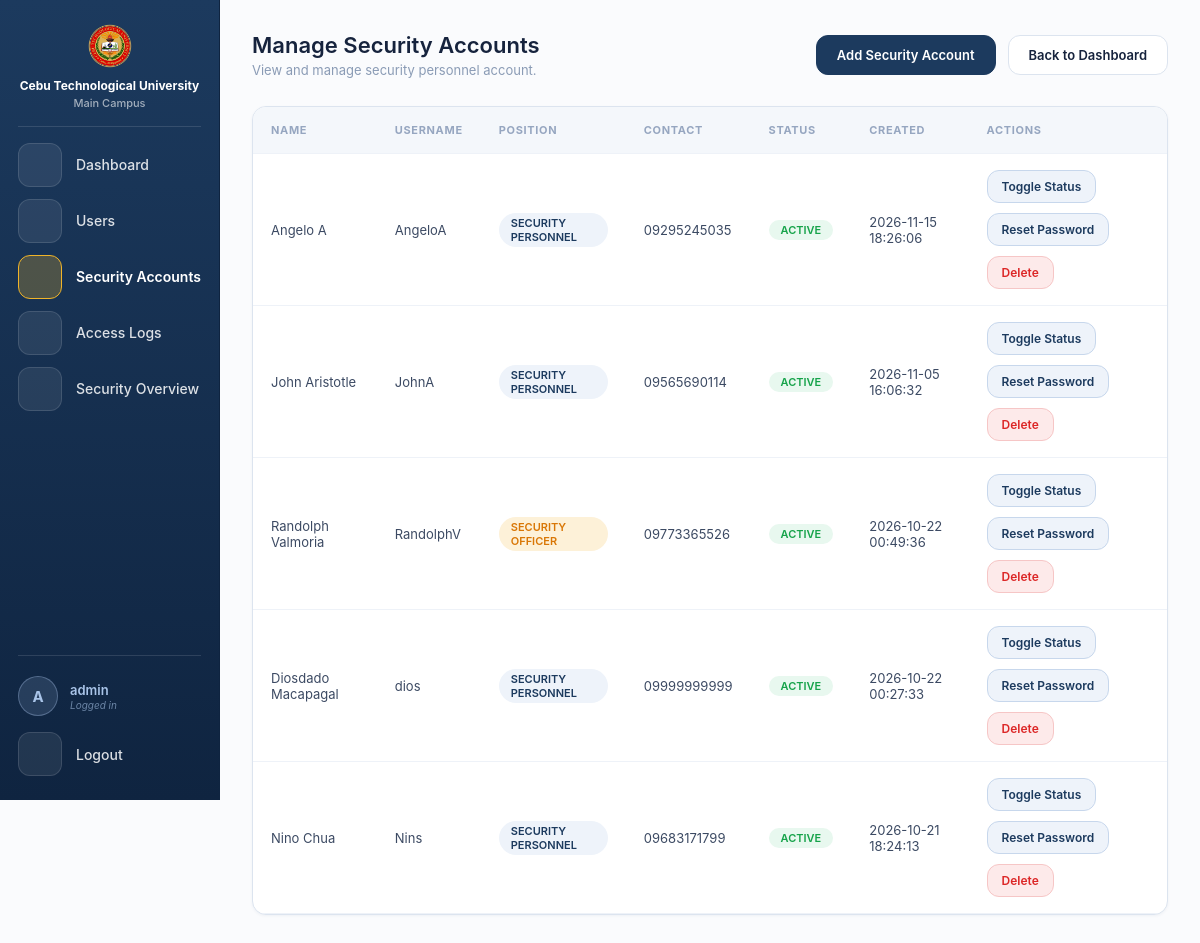
Screenshot of /final/officer_security.php (signed in) with the database file from the repository.
### tables this page shows
CREATE TABLE `staff` (
  `id` int(10) UNSIGNED NOT NULL,
  `username` varchar(50) NOT NULL,
  `password_hash` varchar(255) NOT NULL,
  `first_name` varchar(50) NOT NULL DEFAULT '',
  `last_name` varchar(50) NOT NULL DEFAULT '',
  `role` enum('admin','officer','personnel') NOT NULL,
  `contact_number` varchar(20) DEFAULT NULL,
  `status` enum('ACTIVE','INACTIVE') NOT NULL DEFAULT 'ACTIVE',
  `must_change_password` tinyint(1) NOT NULL DEFAULT 0,
  `created_at` datetime DEFAULT current_timestamp(),
  `gate` varchar(5) NOT NULL DEFAULT 'NONE'
);

### final/officer_security.php (the view, shortened to what this page needs)
<?php
include 'db.php';
$isAdmin = isset($_SESSION['admin_logged_in']);
$myStaffId = $isAdmin ? 0 : (int)($_SESSION['staff_ids']['officer'] ?? 0);
$loggedName = '';
if (!empty($_SESSION['admin_username']))        { $loggedName = $_SESSION['admin_username']; }
elseif (!empty($_SESSION['officer_username']))  { $loggedName = $_SESSION['officer_username']; }
$security = $conn->query("SELECT id, username, first_name, last_name, contact_number, status, created_at, CASE role WHEN 'officer' THEN 'Security Officer' ELSE 'Security Personnel' END AS position FROM staff WHERE role <> 'admin' AND id <> $myStaffId ORDER BY created_at DESC");
function icon($name) {
  $paths = [
    'home'   => '<path d="M3 11l9-8 9 8"/><path d="M5 10v10h14V10"/>',
    'user'   => '<circle cx="12" cy="8" r="4"/><path d="M4 21c0-4.4 3.6-7 8-7s8 2.6 8 7"/>',
    'lock'   => '<rect x="5" y="11" width="14" height="10" rx="2"/><path d="M8 11V8a4 4 0 018 0v3"/>',
    'list'   => '<path d="M8 6h12M8 12h12M8 18h12M4 6h.01M4 12h.01M4 18h.01"/>',
    'chart'  => '<path d="M4 20V10M10 20V4M16 20v-7M22 20H2"/>',
    'logout' => '<path d="M9 21H5V3h4"/><path d="M16 17l5-5-5-5M21 12H9"/>',
  ];
  return '<svg viewBox="0 0 24 24" aria-hidden="true">' . $paths[$name] . '</svg>';
}
?>
<!DOCTYPE html>
<html lang="en">
<head>
</head>
<body>
<nav class="sidebar" aria-label="Main">
  <div class="logo">
    <img src="lego.png" alt="Lego">
    <div class="logo-text">
      <span class="logo-univ">Cebu Technological University</span>
      <span class="logo-campus">Main Campus</span>
    </div>
  </div>
  <div class="sidebar-divider"></div>
  <a class="nav-item" href="officer_dashboard.php" data-tip="Dashboard" aria-label="Dashboard"><span class="nav-icon"><?= icon('home') ?></span><span class="nav-label">Dashboard</span></a>
  <a class="nav-item" href="officer_users.php" data-tip="Users" aria-label="Users"><span class="nav-icon"><?= icon('user') ?></span><span class="nav-label">Users</span></a>
  <a class="nav-item active" aria-current="page" href="officer_security.php" data-tip="Security Accounts" aria-label="Security Accounts"><span class="nav-icon"><?= icon('lock') ?></span><span class="nav-label">Security Accounts</span></a>
  <a class="nav-item" href="officer_logs.php" data-tip="Access Logs" aria-label="Access Logs"><span class="nav-icon"><?= icon('list') ?></span><span class="nav-label">Access Logs</span></a>
  <a class="nav-item" href="security_summary.php?from=officer" data-tip="Security Overview" aria-label="Security Overview"><span class="nav-icon"><?= icon('chart') ?></span><span class="nav-label">Security Overview</span></a>
  <div class="sidebar-divider user-divider"></div>
  <a class="sidebar-user" href="officer_profile.php" title="My profile" style="text-decoration:none;">
    <span class="su-avatar"><?= htmlspecialchars(strtoupper(substr($loggedName, 0, 1))) ?></span>
    <span class="su-text">
      <span class="su-name"><?= htmlspecialchars($loggedName) ?></span>
      <span class="su-label">Logged in</span>
    </span>
  </a>
  <a class="nav-item logout-item" href="officer_logout.php" data-tip="Logout" aria-label="Logout"><span class="nav-icon"><?= icon('logout') ?></span><span class="nav-label">Logout</span></a>
</nav>
<main class="main">
  <div class="header">
    <div class="header-left">
      <h1>Manage Security Accounts</h1>
      <p>View and manage security personnel account.</p>
    </div>
    <div style="display:flex; gap:12px; flex-wrap:wrap;">
      <a href="officer_add_security.php" class="btn" style="background:var(--navy); border-color:var(--navy); color:#fff;">Add Security Account</a>
      <a href="officer_dashboard.php" class="btn">Back to Dashboard</a>
    </div>
  </div>
  <div class="container">
    <div class="table-scroll">
      <table>
        <tr>
          <th>Name</th>
          <th>Username</th>
          <th>Position</th>
          <th>Contact</th>
          <th>Status</th>
          <th>Created</th>
          <th>Actions</th>
        </tr>
        <?php if ($security->num_rows > 0): ?>
          <?php while ($row = $security->fetch_assoc()): ?>
          <?php $uname = htmlspecialchars($row['username'], ENT_QUOTES); ?>
          <tr>
            <td><?= htmlspecialchars($row['first_name'] . ' ' . $row['last_name']) ?></td>
            <td><?= htmlspecialchars($row['username']) ?></td>
            <td>
              <span class="badge <?= ($row['position'] ?? '') === 'Security Officer' ? 'badge-officer' : 'badge-personnel' ?>">
                <?= htmlspecialchars($row['position'] ?? 'Security Personnel') ?>
              </span>
            </td>
            <td><?= htmlspecialchars($row['contact_number']) ?></td>
            <td>
              <span class="badge badge-<?= htmlspecialchars(strtolower($row['status'])) ?>">
                <?= htmlspecialchars($row['status']) ?>
              </span>
            </td>
            <td><?= htmlspecialchars($row['created_at']) ?></td>
            <td>
              <div class="row-actions">
                <?php if ((int)$row['id'] === $myStaffId): ?>
                  <span class="muted-text">That's you</span>
                <?php else: ?>
                <form method="POST">
                  <button type="submit" class="btn btn-sm btn-toggle">Toggle Status</button>
                </form>
                <form method="POST"
                      data-confirm
                      data-confirm-icon="key"
                      data-confirm-type="primary"
                      data-confirm-title="Reset password?"
                      data-confirm-text="A temporary password will be generated for <?= $uname ?>. They must change it at next login."
                      data-confirm-button="Reset Password">
                  <button type="submit" class="btn btn-sm btn-toggle">Reset Password</button>
                </form>
                <form method="POST"
                      data-confirm
                      data-confirm-icon="trash"
                      data-confirm-type="danger"
                      data-confirm-title="Delete account?"
                      data-confirm-text="<?= $uname ?> will be permanently removed. This cannot be undone."
                      data-confirm-button="Delete">
                  <button type="submit" class="btn btn-sm btn-delete">Delete</button>
                </form>
                <?php endif; ?>
              </div>
            </td>
          </tr>
          <?php endwhile; ?>
        <?php else: ?>
          <tr><td colspan="7" class="empty">No security accounts found.</td></tr>
        <?php endif; ?>
      </table>
    </div>
  </div>
</main>
</body>
</html>

### rows the page displays
staff: first_name+last_name "Angelo A", username "AngeloA", position "SECURITY PERSONNEL", contact_number "09295245035", status "ACTIVE", created_at "2026-11-15 18:26:06"
staff: first_name+last_name "John Aristotle", username "JohnA", position "SECURITY PERSONNEL", contact_number "09565690114", status "ACTIVE", created_at "2026-11-05 16:06:32"
staff: first_name+last_name "Randolph Valmoria", username "RandolphV", position "SECURITY OFFICER", contact_number "09773365526", status "ACTIVE", created_at "2026-10-22 00:49:36"
staff: first_name+last_name "Diosdado Macapagal", username "dios", position "SECURITY PERSONNEL", contact_number "09999999999", status "ACTIVE", created_at "2026-10-22 00:27:33"
staff: first_name+last_name "Nino Chua", username "Nins", position "SECURITY PERSONNEL", contact_number "09683171799", status "ACTIVE", created_at "2026-10-21 18:24:13"

### other values shown
substr($loggedName, 0, 1) "A"
$loggedName "admin"
